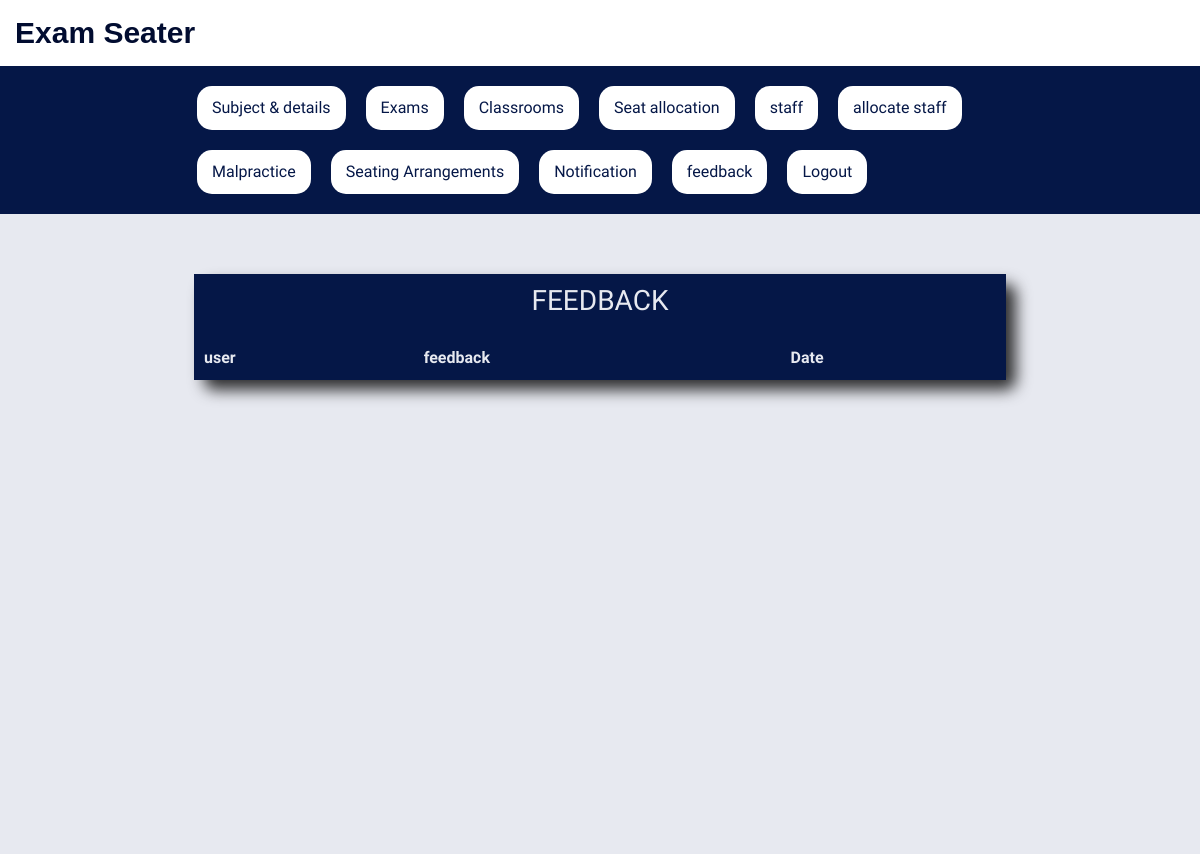
/ViewFeedback/, run on an earlier commit of the app's database.
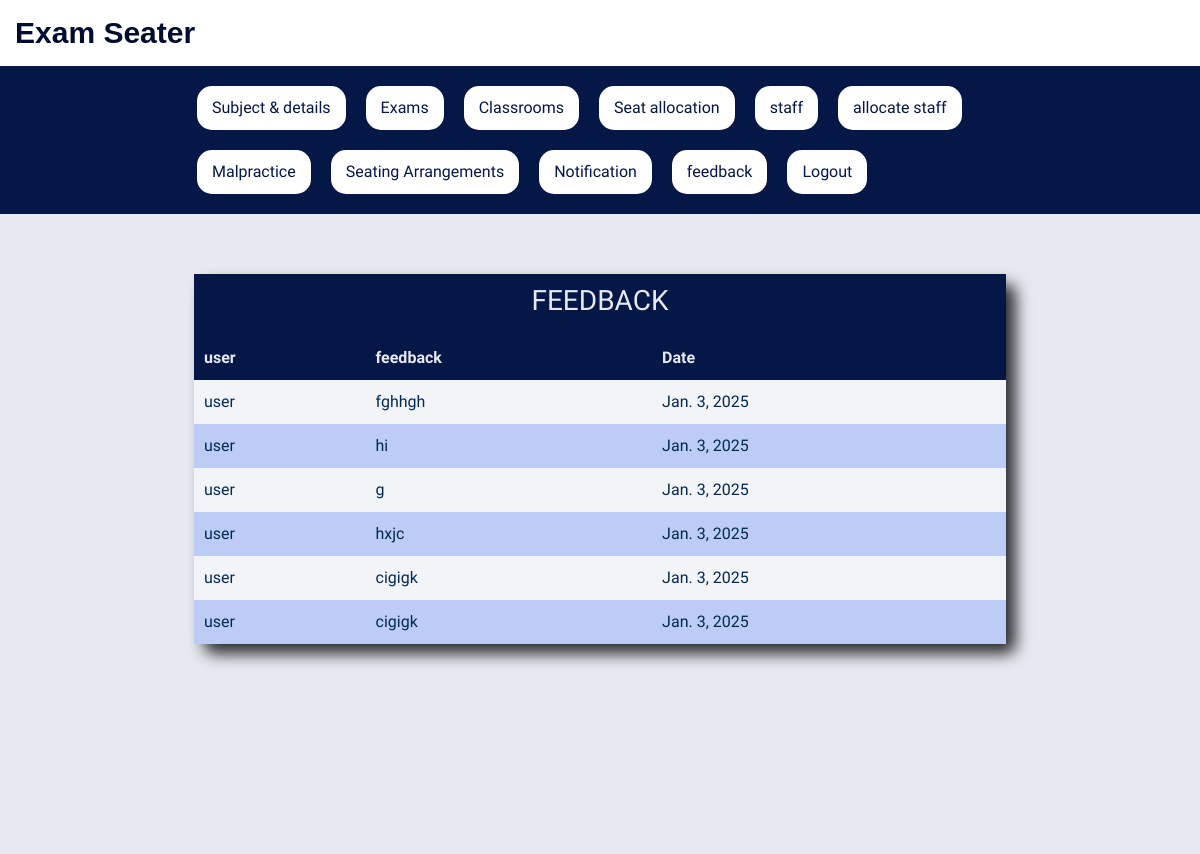
And on a later commit of the database.
### Arrangementapp/models.py (models this page shows)
class Complaint(models.Model):
      user = models.ForeignKey(Login, null=True, blank=True, on_delete=models.CASCADE)
      complaints=models.CharField(max_length=300, null=True, blank=True)
      Date=models.DateField(auto_now_add=True, max_length=100,null=True,blank=True)
      Rating = models.IntegerField(null=True,blank=True)

class Login(models.Model):
    Username=models.CharField(max_length=100,null=True,blank=True)
    Password=models.CharField(max_length=100,null=True,blank=True)
    Usertype=models.CharField(max_length=100,null=True,blank=True)
    first_name=models.CharField(max_length=100,null=True,blank=True)

### Arrangementapp/views.py (the view)
# urls.py: path('ViewFeedback/',ViewFeedback.as_view(),name='ViewFeedback'),
class ViewFeedback(View):
    def get(self, request):
        staff_instances=Complaint.objects.all()
        return render(request, 'viewfeedback.html',{'staff_instances':staff_instances})

### templates/viewfeedback.html (shortened to what this page needs)
{% extends 'base.html' %}
{% block content %}
        <table class="assign-table">
                <thead>
                   <tr>
                      <th colspan="5" style="text-align: center;"><h3>FEEDBACK</h3></th>
                   </tr>
                    <tr>
                        <th>user</th>
                        <th>feedback</th>
                        <th>Date</th>
                    </tr>
                </thead>
                <tbody>
                {% for s in staff_instances %}
                    <tr>
                        <td>{{s.user.Username}}</td>
                        <td>{{s.complaints}}</td>
                        <td>{{s.Date}}</td>
                    </tr>
                {% endfor %}
                </tbody>
            </table>
       </div>
    </div>
{% endblock %}

What changed in the data, as far as the page shows it:
added Complaint: user.Username "user", complaints "fghhgh", Date "Jan. 3, 2025"
added Complaint: user.Username "user", complaints "hi", Date "Jan. 3, 2025"
added Complaint: user.Username "user", complaints "g", Date "Jan. 3, 2025"
added Complaint: user.Username "user", complaints "hxjc", Date "Jan. 3, 2025"
added Complaint: user.Username "user", complaints "cigigk", Date "Jan. 3, 2025"
added Complaint: user.Username "user", complaints "cigigk", Date "Jan. 3, 2025"
